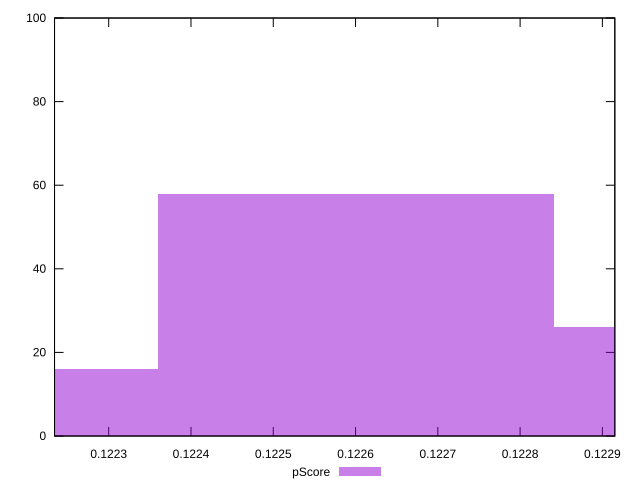

This chart was generated by the following gnuplot code:
reset

$pScore <<EOF
0.12211963287048079 16
0.12308120478284679 26
0.1226004188266638 58
EOF

set key outside below
set boxwidth 0.00048078595618299526
set xrange [0.1222341616235883:0.12291511695946761]
set yrange [0:100]
set trange [0:100]
set style fill transparent solid 0.5 noborder
set terminal svg size 640, 490 enhanced background rgb 'white'
set output "reprap/uses-long-cache-ttl/samples/pages+cached+noexternal/pScore/histogram.svg"

plot $pScore title "pScore" with boxes

reset
